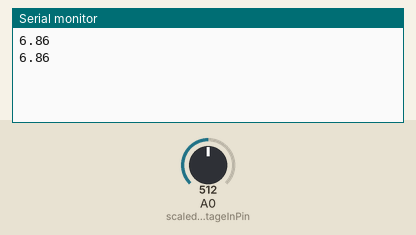
Recording of a sketch running on a simulated Arduino Uno, built with avr-gcc and run on an emulated ATmega328P. Parts: the last lines printed to the serial monitor. The test bench sets the inputs (shaded band); at power-on: A0 (scaledExternalVoltageInPin) = 512.

Above: at 1.8 s.
1.9 s: A0 (scaledExternalVoltageInPin) set to 716
At 2.8 s:
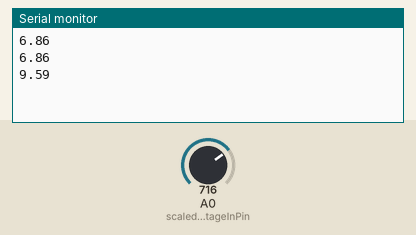
3.4 s: A0 (scaledExternalVoltageInPin) set to 900
At 4.8 s:
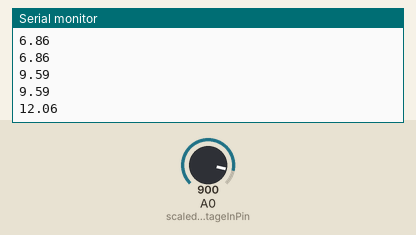
Timing chart, 0 to 6.4 s (numbered marks = the images above; inputs shaded):
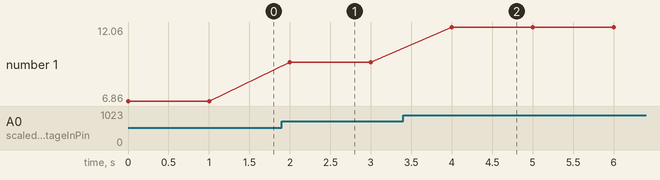

Measured:
- after the input at 1.9 s, the serial monitor: prints a new line after 0.10 s (image 1)
- after the input at 3.4 s, the serial monitor: prints a new line after 0.60 s (image 2)
- plotted number 1: 6.86 → 9.59 after the input at 1.9 s, 9.59 → 12.06 after the input at 3.4 s

The sketch:

ExternalPowerCheck.pde
```cpp
/*
Measures the scaled external voltage (~12V).
The external voltage is scaled down by a pair of resistors:

Vin --- 68k --- AnalogIn --- 22k --- GND

*/

#include "WProgram.h"

#define scaledExternalVoltageInPin 0
#define Vext_Vscaled_Ratio 0.0134  // ratio between external voltage and analog read value (defined by volatage divider)

void setup()
{
  analogReference(EXTERNAL); // we set the analog reference for the analog to digital converters to 3.3V

  Serial.begin(115200);
}

void loop()
{
  int scaledVoltage = analogRead(scaledExternalVoltageInPin);    // read the input pin
  float externalVoltage = scaledVoltage * Vext_Vscaled_Ratio;

  Serial.println(externalVoltage, 2);
  delay(1000);
}
```
